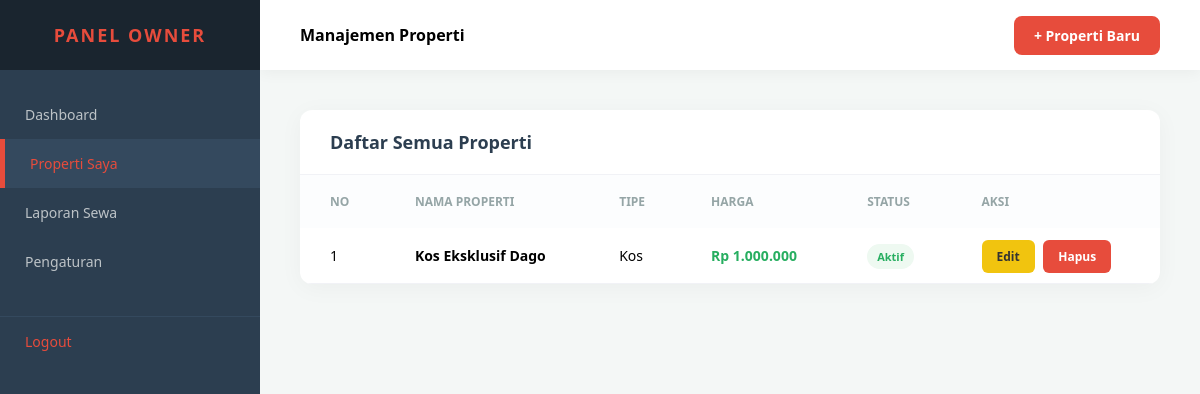
The page /properti_saya.php (signed in) on the database its author committed.
### tables this page shows
CREATE TABLE `properti` (
  `id` int(11) NOT NULL,
  `owner_id` int(11) NOT NULL,
  `nama_properti` varchar(255) NOT NULL,
  `alamat` text DEFAULT NULL,
  `tipe` enum('rumah','apartemen','kos') NOT NULL,
  `kamar` int(2) NOT NULL,
  `kamar_mandi` enum('dalam','luar') NOT NULL,
  `harga` int(11) NOT NULL,
  `status` enum('TERSEDIA','TIDAK TERSEDIA') DEFAULT 'TERSEDIA',
  `deskripsi` text DEFAULT NULL,
  `foto` varchar(255) DEFAULT 'default.png',
  `created_at` timestamp NOT NULL DEFAULT current_timestamp()
);

### properti_saya.php (the view, shortened to what this page needs)
<?php
require 'koneksi.php';
$owner_id = $_SESSION['user_id'];
$query = "SELECT * FROM properti WHERE owner_id = '$owner_id' ORDER BY id DESC";
$result = mysqli_query($conn, $query);
?>
<!DOCTYPE html>
<html lang="id">
<head>
</head>
<body>
    <aside class="sidebar">
        <div class="sidebar-header">PANEL OWNER</div>
        <div class="sidebar-menu">
            <a href="dashboard_owner.php">Dashboard</a>
            <a href="properti_saya.php" class="active">Properti Saya</a>
            <a href="laporan_sewa.php">Laporan Sewa</a>
            <a href="pengaturan_owner.php">Pengaturan</a>
            <a href="logout.php" class="logout">Logout</a>
        </div>
    </aside>
    <div class="main-wrapper">
        <header class="topbar">
            <div style="font-weight:bold">Manajemen Properti</div>
            <a href="tambah_properti.php" class="btn-tambah">+ Properti Baru</a>
        </header>
        <main class="content">
            <div class="table-container">
                <div class="table-header-title">Daftar Semua Properti</div>
                <table>
                    <thead>
                        <tr>
                            <th>No</th>
                            <th>Nama Properti</th>
                            <th>Tipe</th>
                            <th>Harga</th>
                            <th>Status</th>
                            <th>Aksi</th>
                        </tr>
                    </thead>
                    <tbody>
                        <?php $no=1; while($row = mysqli_fetch_assoc($result)): ?>
                        <tr>
                            <td><?= $no++; ?></td>
                            <td><strong><?= $row['nama_properti']; ?></strong></td>
                            <td><?= ucfirst($row['tipe']); ?></td>
                            <td style="color:#27ae60; font-weight:bold">Rp <?= number_format($row['harga'],0,',','.'); ?></td>
                            <td><span class="badge">Aktif</span></td>
                            <td class="action-links">
                                <a href="edit_properti.php?id=<?= $row['id']; ?>" class="btn-edit">Edit</a>
                                <a href="hapus_properti.php?id=<?= $row['id']; ?>" class="btn-hapus" onclick="return confirm('Hapus?')">Hapus</a>
                            </td>
                        </tr>
                        <?php endwhile; ?>
                    </tbody>
                </table>
            </div>
        </main>
    </div>
</body>
</html>

### properti_saya.php (style rules this page uses)
:root { --primary-red: #e74c3c; --dark-red: #c0392b; --sidebar-bg: #2c3e50; }
* { margin: 0; padding: 0; box-sizing: border-box; font-family: 'Segoe UI', sans-serif; }
body { background-color: #f4f7f6; display: flex; height: 100vh; overflow: hidden; }
.sidebar { width: 260px; background-color: var(--sidebar-bg); color: white; display: flex; flex-direction: column; }
.sidebar-header { height: 70px; display: flex; align-items: center; justify-content: center; font-size: 18px; font-weight: 800; background-color: #1a252f; color: var(--primary-red); letter-spacing: 2px; }
.sidebar-menu { flex: 1; padding: 20px 0; }
.sidebar-menu a { display: block; padding: 15px 25px; color: #bdc3c7; text-decoration: none; transition: 0.2s; font-size: 14px; }
.sidebar-menu a:hover, .sidebar-menu a.active { background-color: #34495e; color: var(--primary-red); border-left: 5px solid var(--primary-red); }
.sidebar-menu .logout { margin-top: 30px; border-top: 1px solid #34495e; color: #e74c3c; }
.main-wrapper { flex: 1; display: flex; flex-direction: column; overflow: hidden; }
.topbar { height: 70px; background-color: white; display: flex; align-items: center; justify-content: space-between; padding: 0 40px; box-shadow: 0 2px 15px rgba(0,0,0,0.05); }
.content { padding: 40px; overflow-y: auto; flex: 1; }
.table-container { background: white; border-radius: 12px; box-shadow: 0 4px 25px rgba(0,0,0,0.04); overflow: hidden; }
.table-header-title { padding: 20px 30px; border-bottom: 1px solid #f1f2f6; font-weight: 700; color: #2c3e50; font-size: 18px; }
table { width: 100%; border-collapse: collapse; }
th { background-color: #fcfdfe; color: #95a5a6; padding: 18px 30px; text-transform: uppercase; font-size: 12px; text-align: left; }
td { padding: 18px 30px; border-bottom: 1px solid #f1f2f6; font-size: 14px; }
.btn-tambah { background: var(--primary-red); color: white; padding: 10px 20px; text-decoration: none; border-radius: 8px; font-weight: 600; font-size: 14px; }
.action-links a { text-decoration: none; padding: 8px 15px; border-radius: 6px; font-size: 12px; font-weight: 700; color: white; margin-right: 5px; }
.btn-edit { background: #f1c40f; color: #333 !important; }
.btn-hapus { background: #e74c3c; }
.badge { background: #eef9f1; color: #27ae60; padding: 5px 10px; border-radius: 20px; font-weight: 700; font-size: 11px; }

### rows shown on the page
properti: nama_properti "Kos Eksklusif Dago", tipe "Kos", harga "1.000.000"
